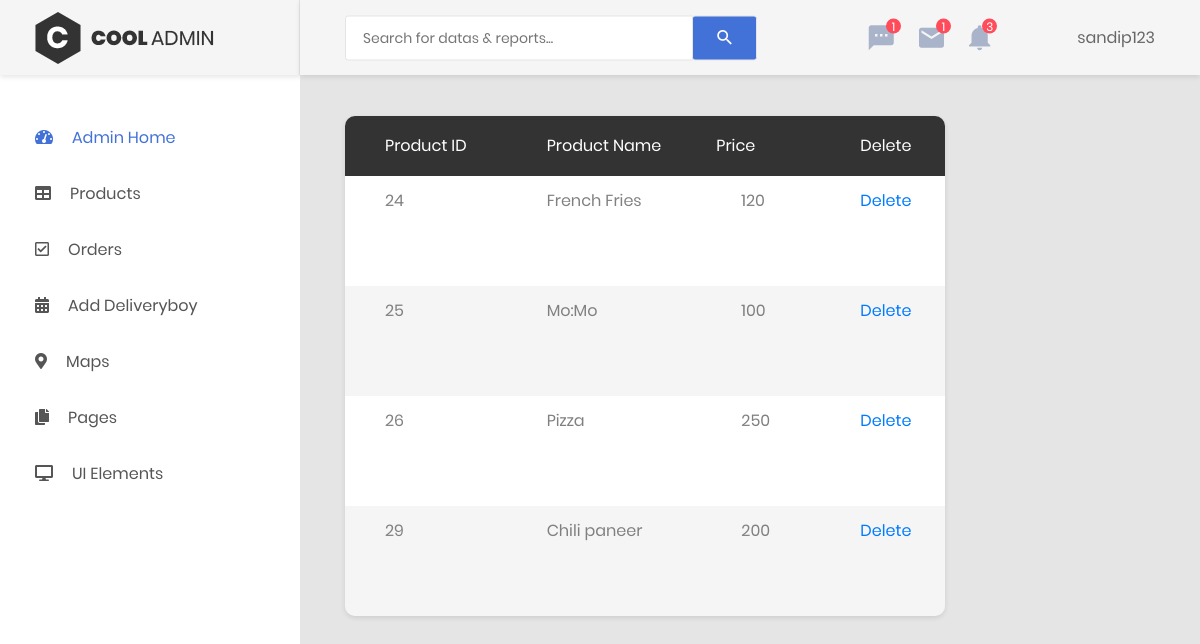
The app's page /CoolAdmin-master/restaurant_product.php (signed in) with its own data.
### tables this page shows
CREATE TABLE `products` (
  `id` int(11) NOT NULL,
  `name` varchar(50) NOT NULL,
  `description` text NOT NULL,
  `price` float NOT NULL,
  `shipping` float NOT NULL,
  `quantity` int(11) NOT NULL DEFAULT '5',
  `image` varchar(250) NOT NULL,
  `R_Id` int(11) NOT NULL
);

### CoolAdmin-master/restaurant_product.php (the view, shortened to what this page needs)
<?php
include 'restaurant_header.php';
?>
            <div class="main-content">
                <div class="section__content section__content--p30">
                    <div class="container-fluid">
                        <div class="row">
                            <div class="col-lg-9">
                                <div class="table-responsive table--no-card m-b-30">
                                    <table class="table table-borderless table-striped table-earning" style="height:500px;">
                                        <thead>
                                            <tr>
                                                <th>Product ID</th>
                                                <th>Product Name</th>
                                                <th class="text-right">price</th>
                                                <th>Delete</th>
                                            </tr>
                                        </thead>
                                        <tbody>
                                            <?php
                                            include "../includes/dbh.inc.php";
                                            $rid = $_SESSION['R_Id'];
                                                $sql = 'SELECT * FROM products WHERE R_Id = "'.$rid.'"ORDER by id ASC';
                                                $result=mysqli_query($conn, $sql);
                                                while($row=mysqli_fetch_array($result)){
                                                    echo '<tr>
                                                    <td>'.$row["id"].'</td>
                                                    <td>'.$row["name"].'</td>
                                                    <td>'.$row["price"].'</td>
                                                    <td> <button><a href="restaurant_product.php?delete&id='.$row["id"].'">Delete </a></button></td>
                                                    <td>'.$row["description"].'</td>
                                                    <td>'.$row["R_Id"].'</td>
                                                    </tr>';
                                                }
                                            ?>
                                        </tbody>
                                    </table>
                                </div>
                            </div>
    <?php
        include 'footer.php';
    ?>

### records on screen
products: id "24", name "French Fries", price "120"
products: id "25", name "Mo:Mo", price "100"
products: id "26", name "Pizza", price "250"
products: id "29", name "Chili paneer", price "200"

### other values on screen
$user "sandip123"
